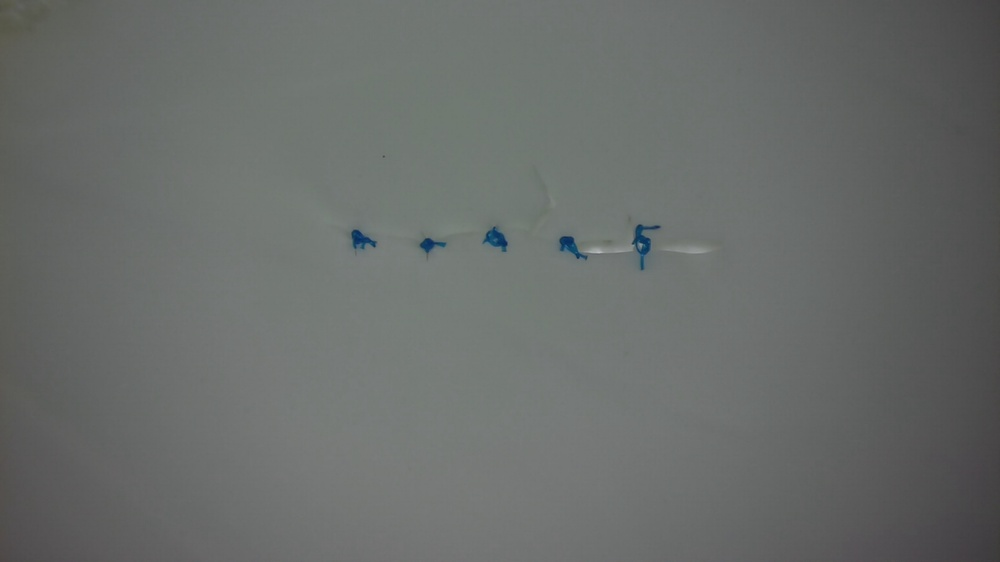
#> input picture imagenes/ptos_extra_iniciales/estudiante_15/15 A2.jpg, 1000 x 562 px, shrunk from 1920 x 1080 before the run
$ python -i segmentacion.py   (imports and definitions only)
#> lines starting #> are read from the running program, lines starting #| are printed output that depends on the picture; after the words box and inside, x2 and y2 are one past the last pixel; in counts of white or black regions, pixels touching at a corner belong together
#> further down, picture is the input picture: shape (562, 1000, 3); mean B, G, R 106.2, 108.2, 104.8
import cv2
import numpy as np
# =========================================================
# PARÁMETROS DE SEGMENTACIÓN
# =========================================================
AZUL_BAJO = np.array([90, 60, 40])
AZUL_ALTO = np.array([140, 255, 255])
# =========================================================
# SEGMENTAR EL HILO AZUL
# =========================================================
def segmentar_hilo(imagen_bgr):

    # -----------------------------------------------------
    # 1. MÁSCARA HSV
    # -----------------------------------------------------

    hsv = cv2.cvtColor(
        imagen_bgr,
        cv2.COLOR_BGR2HSV
    )
#> hsv: shape (562, 1000, 3); mean H, S, V 66.6, 8.7, 108.4

    mascara_hsv = cv2.inRange(
        hsv,
        AZUL_BAJO,
        AZUL_ALTO
    )
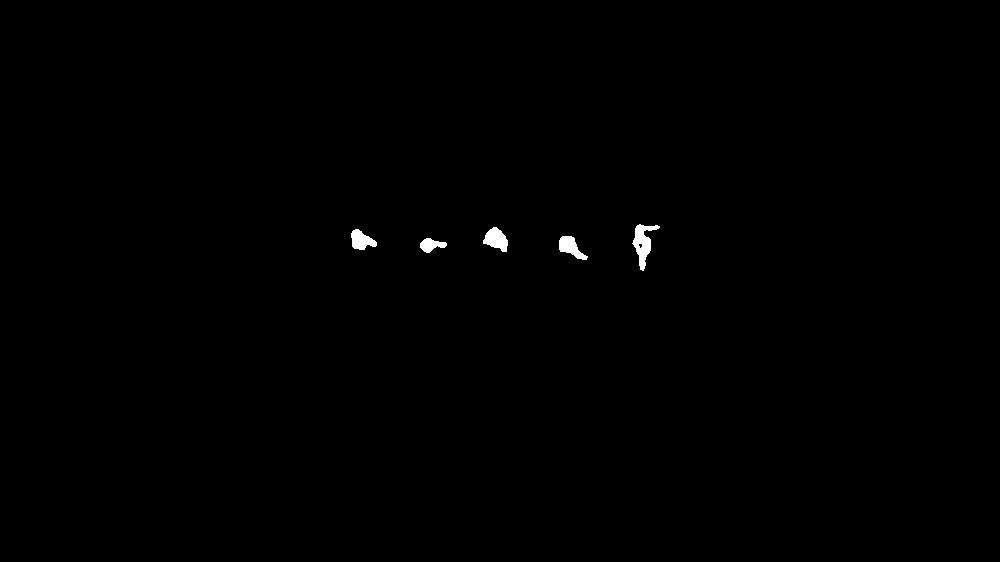
#> mascara_hsv: shape (562, 1000); 0.33% white; 5 white regions, box (x1, y1, x2, y2) and area: (632, 224, 660, 271) 549, (483, 227, 508, 252) 393, (559, 236, 588, 260) 360, (351, 229, 377, 250) 341, (420, 238, 447, 253) 237


    # -----------------------------------------------------
    # 2. COMPROBAR QUE REALMENTE PREDOMINE EL AZUL
    # -----------------------------------------------------

    B, G, R = cv2.split(imagen_bgr)

    B = B.astype(np.int16)
    G = G.astype(np.int16)
    R = R.astype(np.int16)

    predominio_azul = (
        (B > G + 15) &
        (B > R + 15)
    )
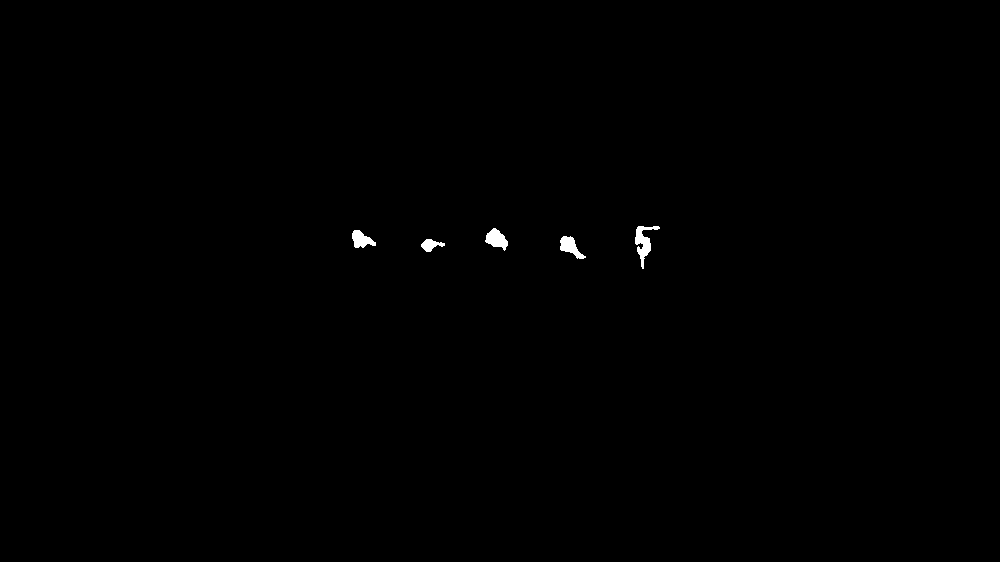
#> predominio_azul: shape (562, 1000) bool; 0.26% white; 5 white regions, box (x1, y1, x2, y2) and area: (635, 226, 660, 269) 399, (485, 228, 508, 251) 307, (560, 236, 586, 259) 292, (352, 230, 376, 248) 264, (421, 239, 445, 252) 172


    # -----------------------------------------------------
    # 3. EVITAR ZONAS MUY OSCURAS
    # -----------------------------------------------------

    valor = hsv[:, :, 2]

    no_muy_oscuro = valor > 50
#> no_muy_oscuro: shape (562, 1000) bool; every value is 1


    # -----------------------------------------------------
    # 4. COMBINAR CONDICIONES
    # -----------------------------------------------------

    mascara = (
        (mascara_hsv > 0) &
        predominio_azul &
        no_muy_oscuro
    )

    mascara = (
        mascara.astype(np.uint8) * 255
    )


    # -----------------------------------------------------
    # 5. LIMPIEZA MORFOLÓGICA
    # -----------------------------------------------------

    kernel = cv2.getStructuringElement(
        cv2.MORPH_ELLIPSE,
        (3, 3)
    )

    mascara_limpia = cv2.morphologyEx(
        mascara,
        cv2.MORPH_OPEN,
        kernel
    )
#> mascara_limpia: shape (562, 1000); 0.25% white; 5 white regions, box (x1, y1, x2, y2) and area: (635, 226, 660, 268) 393, (485, 228, 508, 251) 306, (560, 236, 585, 259) 290, (352, 230, 376, 248) 262, (421, 239, 445, 252) 170

    mascara_limpia = cv2.morphologyEx(
        mascara_limpia,
        cv2.MORPH_CLOSE,
        kernel
    )
#> mascara_limpia: shape (562, 1000); 0.25% white; 5 white regions, box (x1, y1, x2, y2) and area: (635, 226, 660, 268) 398, (485, 228, 508, 251) 306, (560, 236, 585, 259) 290, (352, 230, 376, 248) 263, (421, 239, 445, 252) 170

    return mascara_limpia

>>> import cv2
>>> picture = cv2.imread('imagenes/ptos_extra_iniciales/estudiante_15/15 A2.jpg')
>>> result = segmentar_hilo(picture)
